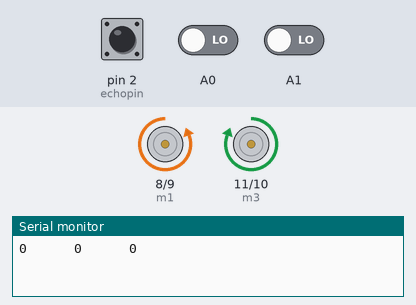
A sketch run on a simulated Arduino Uno, built with avr-gcc and run on an emulated ATmega328P. Parts: motor-driver pin pairs drawn as motors (green arrow = first pin HIGH = forward, orange = second pin HIGH = backward, longer = more drive), the last lines printed to the serial monitor. The inputs (shaded band) are chosen by the test bench; at power-on: A0 LOW, pin 2 (echopin) LOW, A1 LOW.

Above: at 1.2 s.
1.3 s: A0 driven HIGH
At 3.0 s:
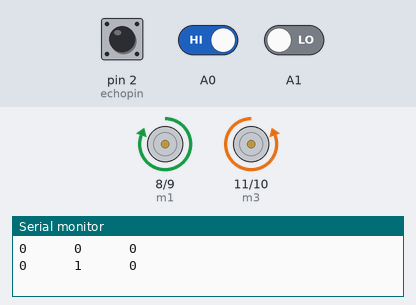
3.5 s: A0 driven LOW
At 4.5 s:
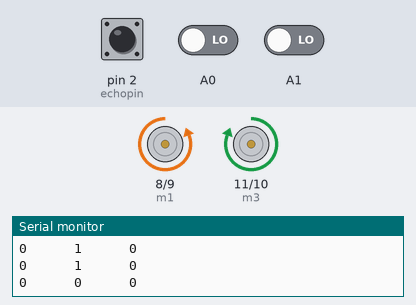
5.5 s: pin 2 (echopin) pulsed HIGH 2 times (0.12 s each, 0.3 s apart)
At 6.4 s:
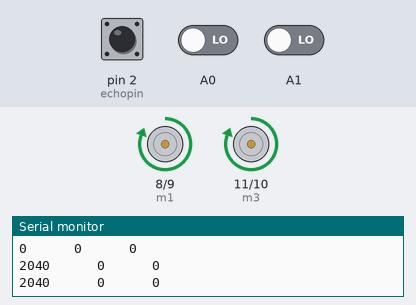
Timing chart, 0 to 8.5 s (numbered marks = the images above; inputs shaded):
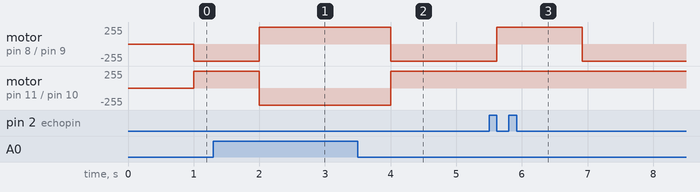

The sketch:

obstacle_avoid.ino
```cpp
int trigpin = 3;
int echopin = 2;
int s1,s2;
int m1=8;
int m2=9;
int m3=11;
int m4=10;


long duration,distance;

void  setup(){
  Serial.begin(9600);

  pinMode(trigpin,OUTPUT);
  pinMode(echopin,INPUT);
  pinMode(m1,OUTPUT);
  pinMode(m2,OUTPUT);
  pinMode(m3,OUTPUT);
  pinMode(m4,OUTPUT);
  }

void loop(){
 digitalWrite(trigpin,LOW);
 delayMicroseconds(2);
 digitalWrite(trigpin,HIGH);
 delayMicroseconds(10);
 duration= pulseIn(echopin,HIGH);
 distance=duration*0.034/2;

 s1=digitalRead(A0);
 s2=digitalRead(A1);
 Serial.print(distance);
 Serial.print("      ");
 Serial.print(s1);
 Serial.print("      ");
 Serial.println(s2);
 //delay(10);

  if(distance>19){
  digitalWrite(m1,HIGH);
  digitalWrite(m2,LOW);
  digitalWrite(m3,HIGH);
  digitalWrite(m4,LOW);
  }


    else if(distance<19 && s1==1 && s2==1){
          digitalWrite(m1,LOW);
          digitalWrite(m2,HIGH);
          digitalWrite(m3,HIGH);
          digitalWrite(m4,LOW);
  }

    else if(distance<19 && s1==1 && s2==0){
          digitalWrite(m1,HIGH);
          digitalWrite(m2,LOW);
          digitalWrite(m3,LOW);
          digitalWrite(m4,HIGH);
  }
 else if(distance<19 && s1==0 && s2==1){
          digitalWrite(m1,LOW);
          digitalWrite(m2,HIGH);
          digitalWrite(m3,HIGH);
          digitalWrite(m4,LOW);
  }

  else if(distance<19 && s1==0 && s2==0){
          digitalWrite(m1,LOW);
          digitalWrite(m2,HIGH);
          digitalWrite(m3,HIGH);
          digitalWrite(m4,LOW);
  }

      else if(distance<19 && s1==0 && s2==0){
          digitalWrite(m1,LOW);
          digitalWrite(m2,HIGH);
          digitalWrite(m3,LOW);
          digitalWrite(m4,HIGH);
  }


 }
```

Measured:
- after the input at 1.3 s, motor on pin 8 (m1) / pin 9 (m2): backward 255/255 → forward 255/255 after 0.70 s; motor on pin 11 (m3) / pin 10 (m4): forward 255/255 → backward 255/255 after 0.70 s
- after the input at 3.5 s, motor on pin 8 (m1) / pin 9 (m2): forward 255/255 → backward 255/255 after 0.50 s; motor on pin 11 (m3) / pin 10 (m4): backward 255/255 → forward 255/255 after 0.50 s
- after the input at 5.5 s, motor on pin 8 (m1) / pin 9 (m2): backward 255/255 → forward 255/255 after 0.12 s, → backward 255/255 1.3 s later
